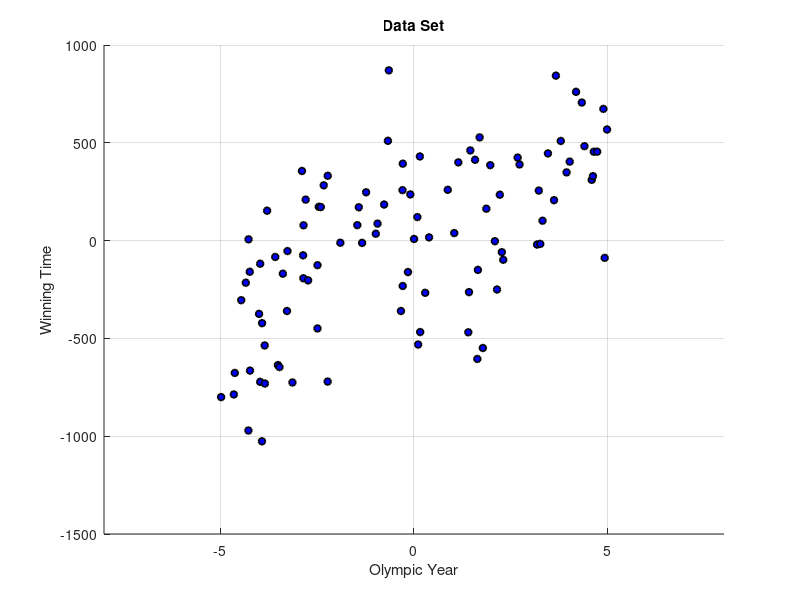
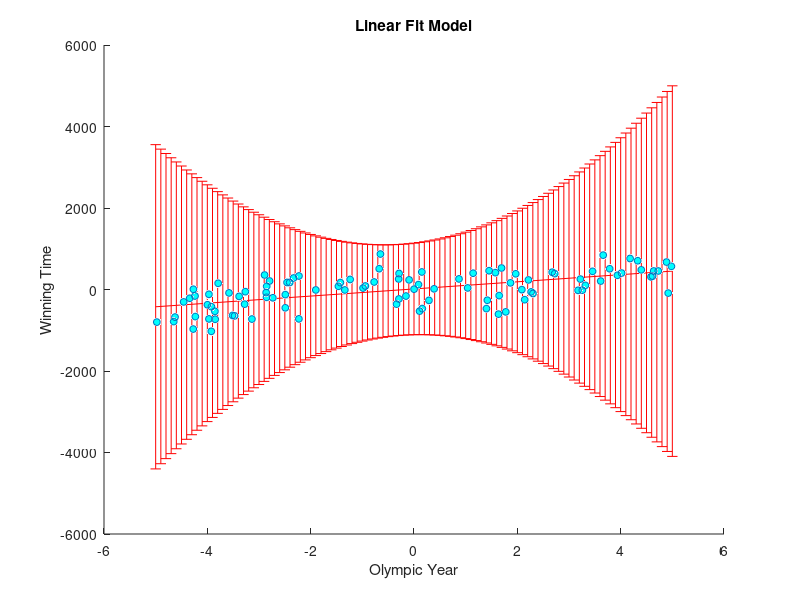

MATLAB code to generate these figures, in order: (Note: this script raises an error after producing the figures.)
clc; clear all; close all;
N=100;
n=300*randn(N,1);
x=sort(-5+10*rand(N,1));
t=5*x.^3-x.^2+x+n;

figure(1);
hold off;
scatter(x,t,25,'o','MarkerEdgeColor','Black','MarkerFaceColor','Blue','LineWidth',1.25);
title('Data Set');
xlabel('Olympic Year');
ylabel('Winning Time');
xlim([-8 8]);
grid on;

%% Part 1: Linear Model
X=[];
linear=[];
xaxis=[-5:0.1:5]'
for k= 0:1
    X=[X x.^k];
    linear=[linear xaxis.^k];
end
w=inv(X' * X) * X' * t;
var=(t' * t - t' * X * w)/N;
var_new=var*diag(linear * inv(X' * X) * linear');
figure(2);
hold off;
scatter(x,t,25,'o','MarkerFaceColor','Cyan');
title('Linear Fit Model');
xlabel('Olympic Year');
ylabel('Winning Time');
hold on;
errorbar(xaxis,linear*w,var_new,'r','LineWidth',2)
xlim([-8 8]);
grid on;

%% Part 2: Cubic Model
X=[];
cubic=[];
xaxis=[-5:0.1:5]'
for k= 0:3
    X=[X x.^k];
    cubic=[cubic xaxis.^k];
end
w=inv(X' * X) * X' * t;
var=(t' * t - t' * X * w)/N;
var_new=var*diag(cubic * inv(X' * X) * cubic');
figure(3);
hold off;
scatter(x,t,25,'o','MarkerFaceColor','Cyan');
title('Cubic Fit Model');
xlabel('Olympic Year');
ylabel('Winning Time');
hold on;
errorbar(xaxis,cubic*w,var_new,'r','LineWidth',2)
xlim([-8 8]);
grid on;

%% Part 3: Sixth-Order Model
X=[];
sixth=[];
xaxis=[-5:0.1:5]'
for k= 0:5
    X=[X x.^k];
    sixth=[sixth xaxis.^k];
end
w=inv(X' * X) * X' * t;
var=(t' * t - t' * X * w)/N;
var_new=var*diag(sixth * inv(X' * X) * sixth');
figure(4);
hold off;
scatter(x,t,25,'o','MarkerFaceColor','Cyan');
title('Sixth Fit Model');
xlabel('Olympic Year');
ylabel('Winning Time');
hold on;
errorbar(xaxis,sixth*w,var_new,'r','LineWidth',2)
xlim([-8 8]);
grid on;




